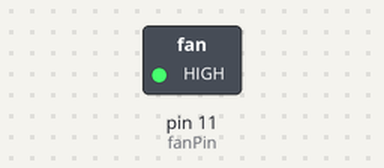
The sketch below on a simulated Arduino Uno, built with avr-gcc and run on an emulated ATmega328P. On the bench: switched loads named in the sketch (green lamp = pin HIGH).

Above: at 1.5 s.
At 4.5 s:
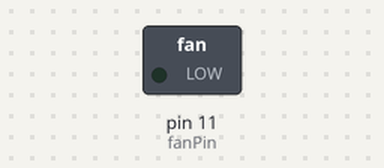
Timing chart, 0 to 7.8 s (numbered marks = the images above):
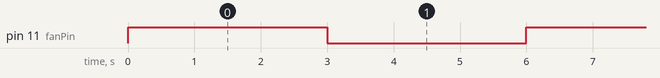

Measured:
- by itself, pin 11 (fanPin): alternates HIGH for 3.0 s and LOW for 3.0 s

The sketch:

fan_digital_test.ino
```cpp
/*
  선풍기 디지털 온오프 테스트 (진단용, 평소 사용하는 스케치 아님)

  목적: analogWrite(PWM) 대신 digitalWrite로 D11을 3초마다 HIGH/LOW 켜고 끄면서
        선풍기가 반응하는지 확인한다. PWM 주파수/듀티비 문제 가능성까지 배제하고
        "이 핀에 뭐라도 신호를 주면 팬이 도는가"만 순수하게 본다.
*/

const int fanPin = 11;

void setup() {
  pinMode(fanPin, OUTPUT);
}

void loop() {
  digitalWrite(fanPin, HIGH);
  delay(3000);
  digitalWrite(fanPin, LOW);
  delay(3000);
}
```
